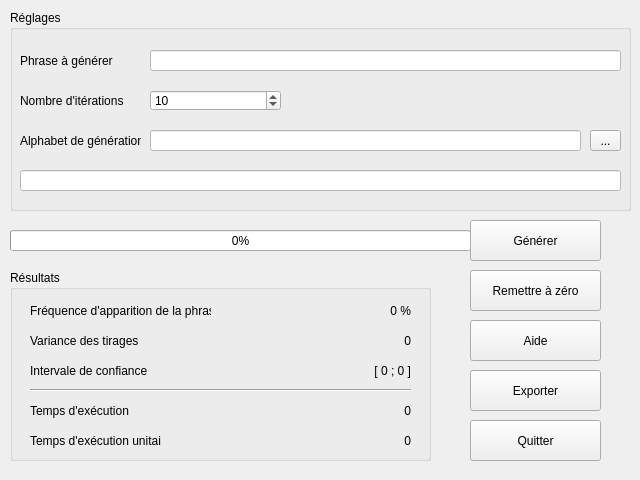
<?xml version="1.0" encoding="UTF-8"?>
<ui version="4.0">
 <class>MainWindow</class>
 <widget class="QMainWindow" name="MainWindow">
  <property name="geometry">
   <rect>
    <x>0</x>
    <y>0</y>
    <width>640</width>
    <height>480</height>
   </rect>
  </property>
  <property name="minimumSize">
   <size>
    <width>640</width>
    <height>480</height>
   </size>
  </property>
  <property name="maximumSize">
   <size>
    <width>640</width>
    <height>480</height>
   </size>
  </property>
  <property name="windowTitle">
   <string>MainWindow</string>
  </property>
  <property name="windowIcon">
   <iconset theme="dice.png">
    <normaloff>.</normaloff>.</iconset>
  </property>
  <property name="styleSheet">
   <string notr="true"/>
  </property>
  <property name="animated">
   <bool>true</bool>
  </property>
  <property name="unifiedTitleAndToolBarOnMac">
   <bool>true</bool>
  </property>
  <widget class="QWidget" name="centralWidget">
   <widget class="QGroupBox" name="groupBox">
    <property name="geometry">
     <rect>
      <x>10</x>
      <y>10</y>
      <width>621</width>
      <height>201</height>
     </rect>
    </property>
    <property name="title">
     <string>Réglages</string>
    </property>
    <widget class="QLineEdit" name="lineEdit">
     <property name="geometry">
      <rect>
       <x>140</x>
       <y>40</y>
       <width>471</width>
       <height>21</height>
      </rect>
     </property>
     <property name="styleSheet">
      <string notr="true">background: white;
color: black;</string>
     </property>
    </widget>
    <widget class="QSpinBox" name="spinBox">
     <property name="geometry">
      <rect>
       <x>140</x>
       <y>80</y>
       <width>131</width>
       <height>21</height>
      </rect>
     </property>
     <property name="prefix">
      <string/>
     </property>
     <property name="maximum">
      <number>9999999</number>
     </property>
     <property name="value">
      <number>10</number>
     </property>
     <property name="displayIntegerBase">
      <number>10</number>
     </property>
    </widget>
    <widget class="QLabel" name="label">
     <property name="geometry">
      <rect>
       <x>10</x>
       <y>40</y>
       <width>121</width>
       <height>21</height>
      </rect>
     </property>
     <property name="text">
      <string>Phrase à générer</string>
     </property>
    </widget>
    <widget class="QLabel" name="label_2">
     <property name="geometry">
      <rect>
       <x>10</x>
       <y>80</y>
       <width>121</width>
       <height>21</height>
      </rect>
     </property>
     <property name="text">
      <string>Nombre d'itérations</string>
     </property>
    </widget>
    <widget class="QLineEdit" name="lineEdit_3">
     <property name="geometry">
      <rect>
       <x>140</x>
       <y>120</y>
       <width>431</width>
       <height>21</height>
      </rect>
     </property>
     <property name="styleSheet">
      <string notr="true">background: white;
color: black;</string>
     </property>
    </widget>
    <widget class="QLabel" name="label_4">
     <property name="geometry">
      <rect>
       <x>10</x>
       <y>120</y>
       <width>121</width>
       <height>21</height>
      </rect>
     </property>
     <property name="text">
      <string>Alphabet de génération</string>
     </property>
    </widget>
    <widget class="QToolButton" name="toolButton">
     <property name="geometry">
      <rect>
       <x>580</x>
       <y>120</y>
       <width>31</width>
       <height>21</height>
      </rect>
     </property>
     <property name="text">
      <string>...</string>
     </property>
    </widget>
    <widget class="QLineEdit" name="alphabet">
     <property name="geometry">
      <rect>
       <x>10</x>
       <y>160</y>
       <width>601</width>
       <height>21</height>
      </rect>
     </property>
     <property name="styleSheet">
      <string notr="true">background: white;
color: black;</string>
     </property>
     <property name="readOnly">
      <bool>true</bool>
     </property>
    </widget>
   </widget>
   <widget class="QGroupBox" name="groupBox_2">
    <property name="geometry">
     <rect>
      <x>10</x>
      <y>270</y>
      <width>421</width>
      <height>191</height>
     </rect>
    </property>
    <property name="title">
     <string>Résultats</string>
    </property>
    <widget class="QLabel" name="label_5">
     <property name="geometry">
      <rect>
       <x>20</x>
       <y>30</y>
       <width>181</width>
       <height>21</height>
      </rect>
     </property>
     <property name="text">
      <string>Fréquence d'apparition de la phrase</string>
     </property>
    </widget>
    <widget class="QLabel" name="labelUnitTime">
     <property name="geometry">
      <rect>
       <x>240</x>
       <y>160</y>
       <width>161</width>
       <height>21</height>
      </rect>
     </property>
     <property name="text">
      <string>0</string>
     </property>
     <property name="alignment">
      <set>Qt::AlignRight|Qt::AlignTrailing|Qt::AlignVCenter</set>
     </property>
    </widget>
    <widget class="QLabel" name="label_7">
     <property name="geometry">
      <rect>
       <x>20</x>
       <y>60</y>
       <width>131</width>
       <height>21</height>
      </rect>
     </property>
     <property name="text">
      <string>Variance des tirages</string>
     </property>
    </widget>
    <widget class="QLabel" name="label_8">
     <property name="geometry">
      <rect>
       <x>20</x>
       <y>90</y>
       <width>131</width>
       <height>21</height>
      </rect>
     </property>
     <property name="text">
      <string>Intervale de confiance</string>
     </property>
    </widget>
    <widget class="QLabel" name="label_9">
     <property name="geometry">
      <rect>
       <x>20</x>
       <y>160</y>
       <width>131</width>
       <height>21</height>
      </rect>
     </property>
     <property name="text">
      <string>Temps d'exécution unitaire</string>
     </property>
    </widget>
    <widget class="QLabel" name="label_10">
     <property name="geometry">
      <rect>
       <x>20</x>
       <y>130</y>
       <width>131</width>
       <height>21</height>
      </rect>
     </property>
     <property name="text">
      <string>Temps d'exécution</string>
     </property>
    </widget>
    <widget class="Line" name="line">
     <property name="geometry">
      <rect>
       <x>20</x>
       <y>110</y>
       <width>381</width>
       <height>21</height>
      </rect>
     </property>
     <property name="orientation">
      <enum>Qt::Horizontal</enum>
     </property>
    </widget>
    <widget class="QLabel" name="labelTime">
     <property name="geometry">
      <rect>
       <x>240</x>
       <y>130</y>
       <width>161</width>
       <height>21</height>
      </rect>
     </property>
     <property name="text">
      <string>0</string>
     </property>
     <property name="alignment">
      <set>Qt::AlignRight|Qt::AlignTrailing|Qt::AlignVCenter</set>
     </property>
    </widget>
    <widget class="QLabel" name="labelConfidence">
     <property name="geometry">
      <rect>
       <x>240</x>
       <y>90</y>
       <width>161</width>
       <height>21</height>
      </rect>
     </property>
     <property name="text">
      <string>[ 0 ; 0 ]</string>
     </property>
     <property name="alignment">
      <set>Qt::AlignRight|Qt::AlignTrailing|Qt::AlignVCenter</set>
     </property>
    </widget>
    <widget class="QLabel" name="labelVariance">
     <property name="geometry">
      <rect>
       <x>240</x>
       <y>60</y>
       <width>161</width>
       <height>21</height>
      </rect>
     </property>
     <property name="text">
      <string>0</string>
     </property>
     <property name="alignment">
      <set>Qt::AlignRight|Qt::AlignTrailing|Qt::AlignVCenter</set>
     </property>
    </widget>
    <widget class="QLabel" name="labelAverage">
     <property name="geometry">
      <rect>
       <x>240</x>
       <y>30</y>
       <width>161</width>
       <height>21</height>
      </rect>
     </property>
     <property name="text">
      <string>0 %</string>
     </property>
     <property name="alignment">
      <set>Qt::AlignRight|Qt::AlignTrailing|Qt::AlignVCenter</set>
     </property>
    </widget>
   </widget>
   <widget class="QProgressBar" name="progressBar">
    <property name="geometry">
     <rect>
      <x>10</x>
      <y>230</y>
      <width>461</width>
      <height>21</height>
     </rect>
    </property>
    <property name="value">
     <number>0</number>
    </property>
    <property name="textVisible">
     <bool>true</bool>
    </property>
    <property name="invertedAppearance">
     <bool>false</bool>
    </property>
   </widget>
   <widget class="QPushButton" name="pushButton">
    <property name="geometry">
     <rect>
      <x>470</x>
      <y>220</y>
      <width>131</width>
      <height>41</height>
     </rect>
    </property>
    <property name="styleSheet">
     <string notr="true"/>
    </property>
    <property name="text">
     <string>Générer</string>
    </property>
   </widget>
   <widget class="QPushButton" name="pushButton_3">
    <property name="geometry">
     <rect>
      <x>470</x>
      <y>270</y>
      <width>131</width>
      <height>41</height>
     </rect>
    </property>
    <property name="styleSheet">
     <string notr="true"/>
    </property>
    <property name="text">
     <string>Remettre à zéro</string>
    </property>
   </widget>
   <widget class="QPushButton" name="pushButton_4">
    <property name="geometry">
     <rect>
      <x>470</x>
      <y>320</y>
      <width>131</width>
      <height>41</height>
     </rect>
    </property>
    <property name="styleSheet">
     <string notr="true"/>
    </property>
    <property name="text">
     <string>Aide</string>
    </property>
   </widget>
   <widget class="QPushButton" name="pushButton_5">
    <property name="geometry">
     <rect>
      <x>470</x>
      <y>370</y>
      <width>131</width>
      <height>41</height>
     </rect>
    </property>
    <property name="styleSheet">
     <string notr="true"/>
    </property>
    <property name="text">
     <string>Exporter</string>
    </property>
   </widget>
   <widget class="QPushButton" name="pushButton_6">
    <property name="geometry">
     <rect>
      <x>470</x>
      <y>420</y>
      <width>131</width>
      <height>41</height>
     </rect>
    </property>
    <property name="styleSheet">
     <string notr="true"/>
    </property>
    <property name="text">
     <string>Quitter</string>
    </property>
   </widget>
  </widget>
 </widget>
 <layoutdefault spacing="6" margin="11"/>
 <resources/>
 <connections/>
</ui>
